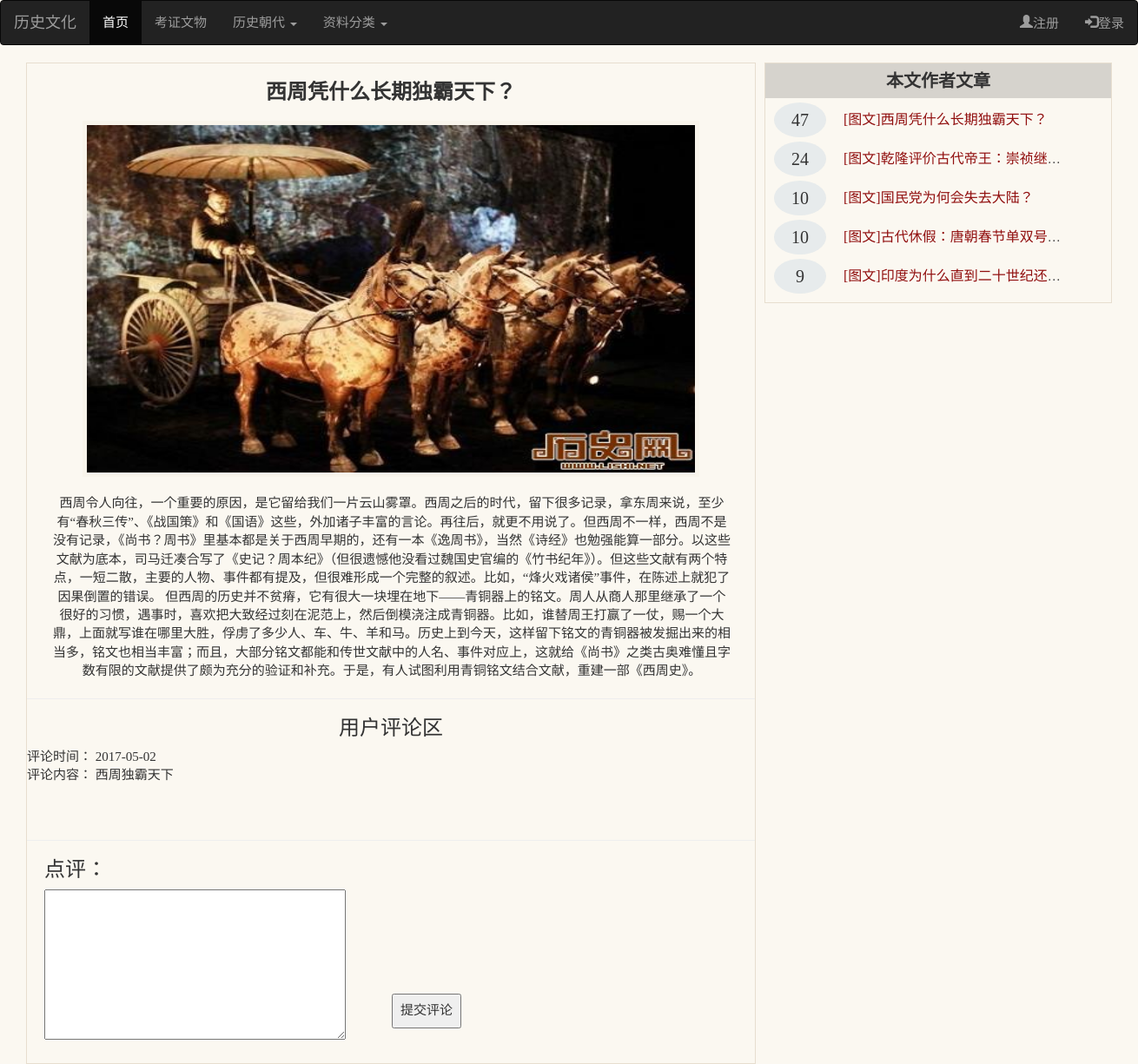
/user/details?id=15, run on the app's committed database.
### tables this page shows
CREATE TABLE `wenzhang` (
  `wid` int(11) NOT NULL AUTO_INCREMENT,
  `wtitle` varchar(255) DEFAULT NULL,
  `wpic` varchar(255) DEFAULT NULL,
  `wcont` text,
  `uid` int(11) DEFAULT NULL,
  `cid` int(11) DEFAULT NULL,
  `hits` int(11) unsigned DEFAULT '0',
  `zid` int(11) DEFAULT NULL,
  PRIMARY KEY (`wid`)
);

CREATE TABLE `pl` (
  `pid` int(11) NOT NULL AUTO_INCREMENT,
  `ptime` date DEFAULT NULL,
  `pcont` text,
  `uid` int(11) DEFAULT NULL,
  `wid` int(11) DEFAULT NULL,
  PRIMARY KEY (`pid`)
);

### application/controllers/user.php (called while the page is built, shortened)
<?php
		class User extends CI_Controller{
		public function __construct(){
			$this->load->model('user_model');
		}
		public function details(){
			$rs3=$this->user_model->get_index();
			$row=$this->user_model->get_index_zl();
			$id=$this->input->get('id');
			$rs=$this->user_model->get_details($id);
			foreach ($rs as $key) {
				$key->aa=$this->user_model->get_details_user($key->uid);
			}
			$rs1=$this->user_model->get_pl($id);
			$arr['goods']=$rs;
			$arr['index']=$rs3;
			$arr['pl']=$rs1;
			$arr['index_zl']=$row;
			$this->load->view("details.php",$arr);
		}
}
?>

### index.php (called while the page is built, shortened)
<?php
require_once BASEPATH.'core/CodeIgniter.php';

### application/models/user_model.php (called while the page is built, shortened)
<?php  defined('BASEPATH') OR exit('No direct script access allowed');
	class User_model extends CI_Model {
		public function get_details($id){
			$query=$this->db->get_where('wenzhang',array("wid"=>$id));
			return $query->result();
		}
		public function do_hits($id){
			$this->db->set('hits', 'hits+1', FALSE);
			$this->db->where('wid',$id);
			$query=$this->db->update('wenzhang');
			return $query;
		}
		public function get_details_user($uid){
			$this->db->limit(5);
			$this->db->order_by('hits','DESC');
			$query=$this->db->get_where('wenzhang',array("uid"=>$uid));
			return $query->result();
		}
		public function get_pl($id){
			$query = $this->db->get_where('pl',array('wid'=>$id));
			return $query->result();
		}
	}
?>

### application/views/details.php (the view, shortened to what this page needs)
<!DOCTYPE html>
<html lang="en">
<head>
	<link rel="stylesheet" href="assets/bootstrap/css/bootstrap.min.css">
	<link rel="stylesheet" href="assets/css/common.css">
	<link rel="stylesheet" href="assets/css/details.css">
</head>
<body>
	<div class="top">
	<nav class="navbar navbar-inverse" role="navigation">
	<div class="container-fluid">
    <div class="navbar-header">
        <a class="navbar-brand" href="user/index">历史文化</a>
    </div>
    <div>
        <ul class="nav navbar-nav">
            <li class="active"><a href="user/index">首页</a></li>
            <li><a href="user/user">考证文物</a></li>
            <li class="dropdown">
                <a href="#" class="dropdown-toggle" data-toggle="dropdown">
                    历史朝代 <b class="caret"></b>
                </a>
            </li>
               <li class="dropdown">
                <a href="#" class="dropdown-toggle" data-toggle="dropdown">
                    资料分类 <b class="caret"></b>
                </a>
            </li>
        </ul>
    </div>
   	    <ul class="nav navbar-nav navbar-right">
            <?php
				if($this->session->userdata('logged_in') == 'TRUE'){
					echo '<li><a href="user/user"><span class="glyphicon glyphicon-user">'.$this->session->userdata('name').'</span></a></li>' ;
           			echo '<li><a href="user/unindex"><span class="glyphicon glyphicon-log-in">[退出]</span></a></li>';
           		}else{
           			echo '<li><a href="user/reg"><span class="glyphicon glyphicon-user">注册</span></a></li>' ;
           			echo '<li><a href="user/login"><span class="glyphicon glyphicon-log-in">登录</span></a></li>';
           		}
			?>
        </ul>
	</div>
</nav>
</div>
<div class="content">
<div class="container">
	<?php
		foreach ($goods as $key) {
	?>
	<div class="left_con">
		<div class="l_title">
			<h3 align="center"><b><?php echo $key->wtitle?></b></h3>
		</div>
		<div class="l_img">
			<img src="assets/images/<?php echo $key->wpic?>" alt="">
		</div>
		<div class="l_con">
			<p>
				<?php echo $key->wcont?>
			</p>
		</div>
		<hr>
		<div class="user_pl">
			<h3 align="center">用户评论区</h3>
			<?php
				foreach ($pl as $pl) {
			?>
			<span>评论时间：</span>
			<span><?php echo $pl->ptime?></span><br>
			<span>评论内容：</span>
			<span><?php echo $pl->pcont?></span><br>
			<br><br>
			<?php
				}
			?>
		</div>
		<hr>
		<div class="pl">
			<form action="<?php echo site_url("user/do_pl")?>" method='post'>
				<h3>点评：</h3>
				<textarea name="pcont" id="pcont" cols="40" rows="8"></textarea>
				<input type="submit" id='p_btn' value="提交评论">
			</form>
		</div>
</div>
	<div class="right_con">
		<div class="r_con">
		<div class="tm">
			<span>本文作者文章</span>
		</div>
			<div class="r_wrapper">
				<ul>
					<?php
						foreach ($key->aa as $aaa) {
					?>
					<li><div><?php echo $aaa->hits?></div><a href="user/details?id=<?php echo $aaa->wid;?>">[图文]<?php echo $aaa->wtitle?></a></li>
					<?php
						}
					?>
				</ul>
			</div>
		</div>
	</div>
</div>
<?php
	}
?>
</div>
</body>
</html>

### assets/css/common.css (style rules this page uses)
body { background: #fbf8f1; }
* { margin: 0; padding: 0; font-family: "Microsoft YaHei","微软雅黑",'\65B0\5B8B\4F53','\5B8B\4F53',Verdana; }
a { text-decoration: none; }
ul,ol { list-style: none; }
body,html { font-size: 15px; width: 100%; height: 100%; margin: 0 auto; }

### assets/css/details.css (style rules this page uses)
.content a { text-decoration: none; }
.content { width: 100%; height: 100%; }
.content img { width: 700px; height: 400px; }
.container { width: 1300px; margin:0 auto; }
.left_con { border: 1px solid #e7decf; margin-left: 10px; float: left; width: 840px; height: 100%; }
.l_img { border: 5px solid #f8f4eb; width: 710px; height: 410px; margin: 20px auto; }
.l_con { margin-left: 30px; width: 780px; text-align: center; }
.pl { position: relative; width: 100%; margin:20px auto; margin-left: 20px; }
#p_btn { position: absolute; left: 400px; bottom: 20px; width: 80px; height: 40px; }
.right_con { border: 1px solid #e7decf; margin-left: 10px; float: left; width: 400px; height: 100%; }
.r_con { width: 100%; height: 100%; }
.tm { font-size: 20px; background: rgba(0, 0, 0, 0.15); line-height: 40px; text-align: center; height: 40px; font-weight: 900; }
.r_wrapper ul li { margin-top: 5px; line-height: 40px; height: 40px; }
.r_wrapper ul li div { margin-left: 10px; border-radius: 50%; text-align: center; float: left; width: 60px; height: 40px; background: rgba(51, 122, 183, 0.1); font-size: 20px; }
.r_wrapper ul li a { margin-left: 20px; font-size: 16px; color: #910f0f; }
.r_wrapper li { display:block; width:350px; text-overflow :ellipsis ; white-space:nowrap; overflow: hidden; }

### data on the page
wenzhang: wtitle "西周凭什么长期独霸天下？", wpic (picture), wcont "西周令人向往，一个重要的原因，是它留给我们一片云山雾罩。西周之后的时代，留下很多记录，拿东周来说，至少有“春秋三传”、《战国策》和《国语》这些，外加诸子丰富的言论。再往后，就更不用说了。但西周不一样，西周不是没有记录，《尚书？周书》里基本都是关于西周早期的，还有一本《逸周书》，当然《诗经》也勉强能算一部分。以这些文献为底本，司马迁凑合写了《史记？周本纪》（但很遗憾他没看过魏国史官编的《竹书纪年》）。但这些文献有两个特点，一短二散，主要的人物、事件都有提及，但很难形成一个完整的叙述。比如，“烽火戏诸侯”事件，在陈述上就犯了因果倒置的错误。 但西周的历史并不贫瘠，它有很大一块埋在地下——青铜器上的铭文。周人从商人那里继承了一个很好的习惯，遇事时，喜欢把大致经过刻在泥范上，然后倒模浇注成青铜器。比如，谁替周王打赢了一仗，赐一个大鼎，上面就写谁在哪里大胜，俘虏了多少人、车、牛、羊和马。历史上到今天，这样留下铭文的青铜器被发掘出来的相当多，铭文也相当丰富；而且，大部分铭文都能和传世文献中的人名、事件对应上，这就给《尚书》之类古奥难懂且字数有限的文献提供了颇为充分的验证和补充。于是，有人试图利用青铜铭文结合文献，重建一部《西周史》。", hits "47"
pl: ptime "2017-05-02", pcont "西周独霸天下"
wenzhang: hits "24", wtitle "乾隆评价古代帝王：崇祯继…"
wenzhang: hits "10", wtitle "国民党为何会失去大陆？"
wenzhang: hits "10", wtitle "古代休假：唐朝春节单双号…"
wenzhang: hits "9", wtitle "印度为什么直到二十世纪还…"
